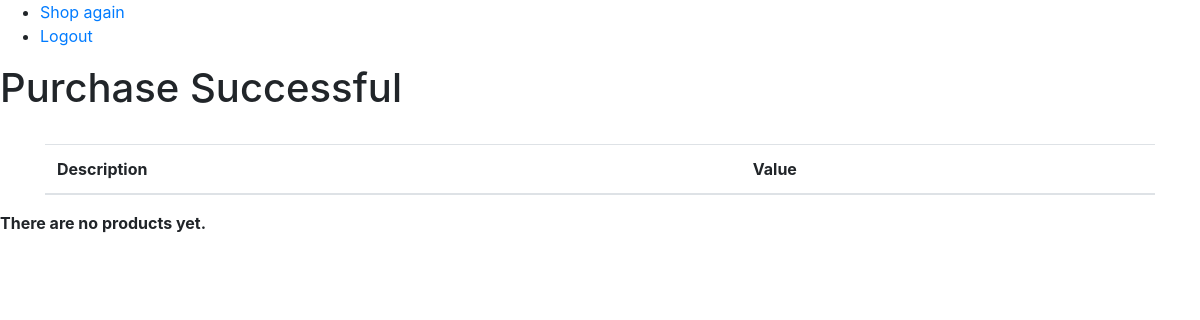
Before: /cart/success.php with the older database file.
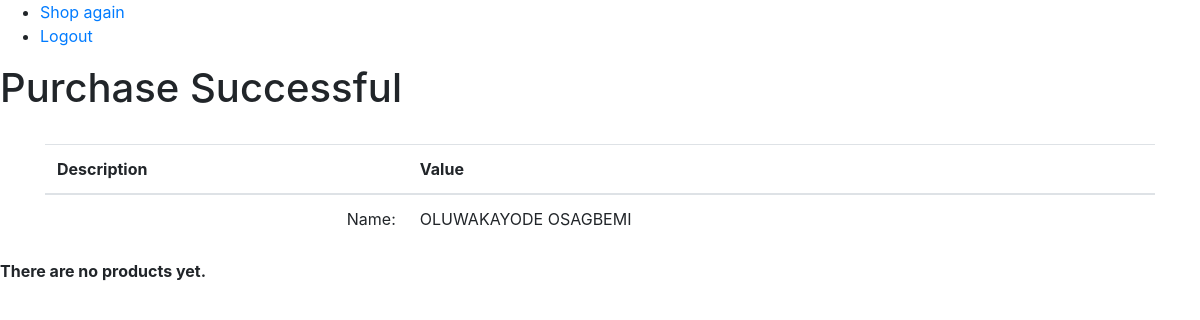
After: the same page with the newer database file.
### tables this page shows
CREATE TABLE IF NOT EXISTS `tbl_user` (
  `id` int(11) NOT NULL AUTO_INCREMENT,
  `username` varchar(200) NOT NULL,
  `password` varchar(2000) NOT NULL,
  `cardName` varchar(250) NOT NULL,
  `cardNumber` varchar(25) NOT NULL,
  `cardPin` varchar(5) NOT NULL,
  `cardCvv` varchar(3) NOT NULL,
  `status` int(11) NOT NULL DEFAULT '1',
  PRIMARY KEY (`id`),
  UNIQUE KEY `username` (`username`)
);

### settings/database.php (the view, shortened to what this page needs)
<?php
	function getUserTable($rowset, $disable_actions=FALSE)
{
    $html_table_rows_arr = array();
    if (count($rowset) > 0) {
		if (!$disable_actions) {
			$html_table_rows_arr[] =<<<TABLE_DEF
<div class='container'>
	<table class='table table-hover'>
		<thead>
			<tr>
				<th>Description</th>
				<th>Value</th>
				<th>Action</th>
			</tr>
		</thead>
		<tbody>
TABLE_DEF;
		} else {
			$html_table_rows_arr[] = <<<TABLE_DEF
<div class='container'>
	<table class='table table-hover'>
		<thead>
			<tr>
				<th>Description</th>
				<th>Value</th>
			</tr>
		</thead>
		<tbody>
TABLE_DEF;
		}
        foreach($rowset as $row)
        {
            $name=$row['cardName'];
			$id=$row['id'];
			if (!$disable_actions) {
				$html_table_rows_arr[] = "<tr><td align='right'>Name:</td><td>$name</td><td><a href='user_detail.php?id=$id'>View</a></td></tr>";
			} else {
				$html_table_rows_arr[] = "<tr><td align='right'>Name:</td><td>$name</td></tr>";
			}
        }
		$html_table_rows_arr[] =<<<TABLE_DEF
		</tbody>
	</table>
</div>
TABLE_DEF;
	}
	return $html_table_rows_arr;
}
function getUserShoppingArray($orders_rowset) {
	$html_table_rows_arr = array();
	return $html_table_rows_arr;
}
?>

### cart/success.php (shortened to what this page needs)
<?php
require "../settings/database.php";
$userId=$_SESSION["USER_ID"];
$sql="SELECT * FROM db_facepay.tbl_user";
$con=new PDO("mysql:host=localhost;dbname=db_facepay", "root", "");
$rowset=$con->query($sql);
$sql_orders="SELECT * FROM tbl_order WHERE user_id=:userId";
$stmt = $con->prepare($sql_orders);
$stmt->bindParam(":userId", $userId);
$is_orders_retrieved = $stmt->execute();
$rowset_orders = $stmt->fetchAll();
$html_table_rows_arr = getUserTable($rowset, true);
$html_table_products_arr = getUserShoppingArray($rowset_orders);
?>
<!doctype html>
<html lang="en">
<head>
	<link rel="stylesheet" href="https://maxcdn.bootstrapcdn.com/bootstrap/4.5.0/css/bootstrap.min.css">
</head>
<body>
<ul>
<li><a href='shop.php'>Shop again</a>
<li><a href='../index.php?acton=logout'>Logout</a>
</ul>
	<h1>Purchase Successful</h1>
	<br>
    <?php
        if (count($html_table_rows_arr) > 0) {
            foreach($html_table_rows_arr as $row) {
                echo $row;
            }
        } else
        {
            echo "<b>There are no users yet.</b>";
        }
		if (count($html_table_products_arr) > 0) {
            foreach($html_table_products_arr as $row) {
                echo $row;
            }
        } else
        {
            echo "<b>There are no products yet.</b>";
        }
    ?>
</body>
</html>

Changed rows visible on the page:
added tbl_user: cardName "OLUWAKAYODE OSAGBEMI"
